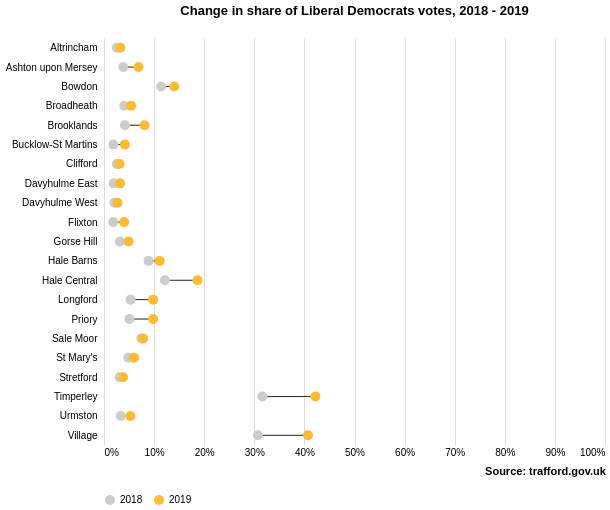

Write a Vega-Lite specification for this figure.
### Vega-Lite specification from a JSON file in a GitHub repository (floating-point values rounded to 4 significant figures)
{"$schema": "https://vega.github.io/schema/vega-lite/v3.json", "description": "Visualisation showing how the share of votes for the Liberal Democrats has changed between the Trafford local elections in 2018 and 2019.", "autosize": {"type": "fit"}, "width": 600, "height": 500, "title": {"text": "Change in share of Liberal Democrats votes, 2018 - 2019", "offset": 20}, "data": {"values": [{"area_code": "E05000819", "area_name": "Altrincham", "year": 2018, "electorate": 8892, "ballots_issued": 8266, "spoiled_ballots": 257, "percentage_turnout": 46.5, "conservative_vote": 2728, "green_vote": 3565, "labour_vote": 1501, "liberal_democrats_vote": 211, "ukip_vote": "NA"}, {"area_code": "E05000820", "area_name": "Ashton upon Mersey", "year": 2018, "electorate": 7617, "ballots_issued": 3590, "spoiled_ballots": 6, "percentage_turnout": 47.1, "conservative_vote": 1677, "green_vote": 148, "labour_vote": 1568, "liberal_democrats_vote": 138, "ukip_vote": 53}, {"area_code": "E05000821", "area_name": "Bowdon", "year": 2018, "electorate": 7335, "ballots_issued": 3121, "spoiled_ballots": 5, "percentage_turnout": 42.5, "conservative_vote": 2130, "green_vote": 169, "labour_vote": 422, "liberal_democrats_vote": 356, "ukip_vote": 39}, {"area_code": "E05000822", "area_name": "Broadheath", "year": 2018, "electorate": 9891, "ballots_issued": 4218, "spoiled_ballots": 5, "percentage_turnout": 42.6, "conservative_vote": 1716, "green_vote": 160, "labour_vote": 2077, "liberal_democrats_vote": 170, "ukip_vote": 56}, {"area_code": "E05000823", "area_name": "Brooklands", "year": 2018, "electorate": 7844, "ballots_issued": 4080, "spoiled_ballots": 4, "percentage_turnout": 52, "conservative_vote": 1755, "green_vote": 155, "labour_vote": 1939, "liberal_democrats_vote": 170, "ukip_vote": 55}, {"area_code": "E05000824", "area_name": "Bucklow-St Martins", "year": 2018, "electorate": 7101, "ballots_issued": 2027, "spoiled_ballots": 4, "percentage_turnout": 28.5, "conservative_vote": 424, "green_vote": 44, "labour_vote": 1427, "liberal_democrats_vote": 38, "ukip_vote": 90}, {"area_code": "E05000825", "area_name": "Clifford", "year": 2018, "electorate": 8183, "ballots_issued": 3212, "spoiled_ballots": 8, "percentage_turnout": 39.3, "conservative_vote": 165, "green_vote": 255, "labour_vote": 2702, "liberal_democrats_vote": 82, "ukip_vote": "NA"}, {"area_code": "E05000826", "area_name": "Davyhulme East", "year": 2018, "electorate": 7758, "ballots_issued": 3837, "spoiled_ballots": 2, "percentage_turnout": 49.5, "conservative_vote": 1388, "green_vote": 100, "labour_vote": 2205, "liberal_democrats_vote": 73, "ukip_vote": 69}, {"area_code": "E05000827", "area_name": "Davyhulme West", "year": 2018, "electorate": 7696, "ballots_issued": 3884, "spoiled_ballots": 3, "percentage_turnout": 50.5, "conservative_vote": 1403, "green_vote": 71, "labour_vote": 2230, "liberal_democrats_vote": 81, "ukip_vote": 96}, {"area_code": "E05000828", "area_name": "Flixton", "year": 2018, "electorate": 8290, "ballots_issued": 4562, "spoiled_ballots": 2, "percentage_turnout": 55, "conservative_vote": 1528, "green_vote": 125, "labour_vote": 2732, "liberal_democrats_vote": 84, "ukip_vote": 91}, {"area_code": "E05000829", "area_name": "Gorse Hill", "year": 2018, "electorate": 8357, "ballots_issued": 2799, "spoiled_ballots": 6, "percentage_turnout": 33.5, "conservative_vote": 485, "green_vote": 115, "labour_vote": 2039, "liberal_democrats_vote": 88, "ukip_vote": 66}, {"area_code": "E05000830", "area_name": "Hale Barns", "year": 2018, "electorate": 7431, "ballots_issued": 2900, "spoiled_ballots": 6, "percentage_turnout": 39, "conservative_vote": 1932, "green_vote": 95, "labour_vote": 477, "liberal_democrats_vote": 258, "ukip_vote": "NA"}, {"area_code": "E05000831", "area_name": "Hale Central", "year": 2018, "electorate": 7440, "ballots_issued": 2999, "spoiled_ballots": 7, "percentage_turnout": 40.3, "conservative_vote": 1604, "green_vote": 166, "labour_vote": 809, "liberal_democrats_vote": 364, "ukip_vote": "NA"}, {"area_code": "E05000832", "area_name": "Longford", "year": 2018, "electorate": 9128, "ballots_issued": 3658, "spoiled_ballots": 8, "percentage_turnout": 40.1, "conservative_vote": 547, "green_vote": 238, "labour_vote": 2611, "liberal_democrats_vote": 194, "ukip_vote": 60}, {"area_code": "E05000833", "area_name": "Priory", "year": 2018, "electorate": 8191, "ballots_issued": 3352, "spoiled_ballots": 6, "percentage_turnout": 40.9, "conservative_vote": 988, "green_vote": 170, "labour_vote": 2018, "liberal_democrats_vote": 170, "ukip_vote": "NA"}, {"area_code": "E05000834", "area_name": "St Mary's", "year": 2018, "electorate": 8597, "ballots_issued": 3432, "spoiled_ballots": 8, "percentage_turnout": 39.9, "conservative_vote": 2053, "green_vote": 149, "labour_vote": 1054, "liberal_democrats_vote": 167, "ukip_vote": "NA"}, {"area_code": "E05000835", "area_name": "Sale Moor", "year": 2018, "electorate": 7632, "ballots_issued": 2777, "spoiled_ballots": 5, "percentage_turnout": 36.4, "conservative_vote": 971, "green_vote": 161, "labour_vote": 1433, "liberal_democrats_vote": 207, "ukip_vote": "NA"}, {"area_code": "E05000836", "area_name": "Stretford", "year": 2018, "electorate": 7928, "ballots_issued": 3130, "spoiled_ballots": 8, "percentage_turnout": 39.5, "conservative_vote": 490, "green_vote": 211, "labour_vote": 2231, "liberal_democrats_vote": 98, "ukip_vote": 92}, {"area_code": "E05000837", "area_name": "Timperley", "year": 2018, "electorate": 8479, "ballots_issued": 4204, "spoiled_ballots": 8, "percentage_turnout": 49.6, "conservative_vote": 1694, "green_vote": 113, "labour_vote": 718, "liberal_democrats_vote": 1329, "ukip_vote": "NA"}, {"area_code": "E05000838", "area_name": "Urmston", "year": 2018, "electorate": 8591, "ballots_issued": 3890, "spoiled_ballots": 7, "percentage_turnout": 45.3, "conservative_vote": 1217, "green_vote": 155, "labour_vote": 2243, "liberal_democrats_vote": 130, "ukip_vote": 138}, {"area_code": "E05000839", "area_name": "Village", "year": 2018, "electorate": 7929, "ballots_issued": 3267, "spoiled_ballots": 6, "percentage_turnout": 41.2, "conservative_vote": 1331, "green_vote": 73, "labour_vote": 742, "liberal_democrats_vote": 1003, "ukip_vote": 106}, {"area_code": "E05000819", "area_name": "Altrincham", "year": 2019, "electorate": 8867, "ballots_issued": 3898, "spoiled_ballots": 20, "percentage_turnout": 44, "conservative_vote": 1057, "green_vote": 2377, "labour_vote": 313, "liberal_democrats_vote": 128, "ukip_vote": "NA"}, {"area_code": "E05000820", "area_name": "Ashton upon Mersey", "year": 2019, "electorate": 7500, "ballots_issued": 3588, "spoiled_ballots": 8, "percentage_turnout": 47.8, "conservative_vote": 1398, "green_vote": 273, "labour_vote": 1535, "liberal_democrats_vote": 247, "ukip_vote": 127}, {"area_code": "E05000821", "area_name": "Bowdon", "year": 2019, "electorate": 7242, "ballots_issued": 2929, "spoiled_ballots": 31, "percentage_turnout": 40.4, "conservative_vote": 1727, "green_vote": 411, "labour_vote": 351, "liberal_democrats_vote": 411, "ukip_vote": "NA"}, {"area_code": "E05000822", "area_name": "Broadheath", "year": 2019, "electorate": 9960, "ballots_issued": 4048, "spoiled_ballots": 17, "percentage_turnout": 40.6, "conservative_vote": 1219, "green_vote": 346, "labour_vote": 1904, "liberal_democrats_vote": 219, "ukip_vote": 255}, {"area_code": "E05000823", "area_name": "Brooklands", "year": 2019, "electorate": 7735, "ballots_issued": 3683, "spoiled_ballots": 18, "percentage_turnout": 47.6, "conservative_vote": 1295, "green_vote": 309, "labour_vote": 1587, "liberal_democrats_vote": 298, "ukip_vote": 174}, {"area_code": "E05000824", "area_name": "Bucklow-St Martins", "year": 2019, "electorate": 7060, "ballots_issued": 1824, "spoiled_ballots": 16, "percentage_turnout": 25.8, "conservative_vote": 327, "green_vote": 134, "labour_vote": 988, "liberal_democrats_vote": 76, "ukip_vote": 283}, {"area_code": "E05000825", "area_name": "Clifford", "year": 2019, "electorate": 8351, "ballots_issued": 3012, "spoiled_ballots": 10, "percentage_turnout": 36.1, "conservative_vote": 155, "green_vote": 378, "labour_vote": 2375, "liberal_democrats_vote": 93, "ukip_vote": "NA"}, {"area_code": "E05000826", "area_name": "Davyhulme East", "year": 2019, "electorate": 7700, "ballots_issued": 3177, "spoiled_ballots": 13, "percentage_turnout": 41.3, "conservative_vote": 695, "green_vote": 184, "labour_vote": 1929, "liberal_democrats_vote": 102, "ukip_vote": 253}, {"area_code": "E05000827", "area_name": "Davyhulme West", "year": 2019, "electorate": 7638, "ballots_issued": 3179, "spoiled_ballots": 11, "percentage_turnout": 41.6, "conservative_vote": 965, "green_vote": 150, "labour_vote": 1704, "liberal_democrats_vote": 86, "ukip_vote": 279}, {"area_code": "E05000828", "area_name": "Flixton", "year": 2019, "electorate": 8322, "ballots_issued": 3787, "spoiled_ballots": 13, "percentage_turnout": 45.5, "conservative_vote": 915, "green_vote": 217, "labour_vote": 2203, "liberal_democrats_vote": 152, "ukip_vote": 287}, {"area_code": "E05000829", "area_name": "Gorse Hill", "year": 2019, "electorate": 8391, "ballots_issued": 2620, "spoiled_ballots": 14, "percentage_turnout": 31.2, "conservative_vote": 310, "green_vote": 252, "labour_vote": 1703, "liberal_democrats_vote": 129, "ukip_vote": 212}, {"area_code": "E05000830", "area_name": "Hale Barns", "year": 2019, "electorate": 7362, "ballots_issued": 2817, "spoiled_ballots": 8, "percentage_turnout": 38.3, "conservative_vote": 1613, "green_vote": 196, "labour_vote": 378, "liberal_democrats_vote": 313, "ukip_vote": 144}, {"area_code": "E05000831", "area_name": "Hale Central", "year": 2019, "electorate": 7388, "ballots_issued": 2973, "spoiled_ballots": 29, "percentage_turnout": 40.2, "conservative_vote": 1430, "green_vote": 512, "labour_vote": 447, "liberal_democrats_vote": 555, "ukip_vote": "NA"}, {"area_code": "E05000832", "area_name": "Longford", "year": 2019, "electorate": 9098, "ballots_issued": 3242, "spoiled_ballots": 32, "percentage_turnout": 35.6, "conservative_vote": 336, "green_vote": 406, "labour_vote": 2150, "liberal_democrats_vote": 318, "ukip_vote": "NA"}, {"area_code": "E05000833", "area_name": "Priory", "year": 2019, "electorate": 8052, "ballots_issued": 3109, "spoiled_ballots": 11, "percentage_turnout": 38.6, "conservative_vote": 679, "green_vote": 404, "labour_vote": 1511, "liberal_democrats_vote": 305, "ukip_vote": 199}, {"area_code": "E05000834", "area_name": "St Mary's", "year": 2019, "electorate": 8611, "ballots_issued": 3126, "spoiled_ballots": 13, "percentage_turnout": 36.3, "conservative_vote": 1527, "green_vote": 294, "labour_vote": 920, "liberal_democrats_vote": 188, "ukip_vote": 184}, {"area_code": "E05000835", "area_name": "Sale Moor", "year": 2019, "electorate": 7549, "ballots_issued": 2601, "spoiled_ballots": 32, "percentage_turnout": 34.5, "conservative_vote": 664, "green_vote": 355, "labour_vote": 1347, "liberal_democrats_vote": 203, "ukip_vote": "NA"}, {"area_code": "E05000836", "area_name": "Stretford", "year": 2019, "electorate": 7843, "ballots_issued": 2804, "spoiled_ballots": 12, "percentage_turnout": 35.8, "conservative_vote": 329, "green_vote": 304, "labour_vote": 1843, "liberal_democrats_vote": 107, "ukip_vote": 208}, {"area_code": "E05000837", "area_name": "Timperley", "year": 2019, "electorate": 8410, "ballots_issued": 3918, "spoiled_ballots": 23, "percentage_turnout": 46.6, "conservative_vote": 1266, "green_vote": 423, "labour_vote": "NA", "liberal_democrats_vote": 1653, "ukip_vote": 187}, {"area_code": "E05000838", "area_name": "Urmston", "year": 2019, "electorate": 8472, "ballots_issued": 3394, "spoiled_ballots": 17, "percentage_turnout": 40.1, "conservative_vote": 724, "green_vote": 290, "labour_vote": 1844, "liberal_democrats_vote": 179, "ukip_vote": 340}, {"area_code": "E05000839", "area_name": "Village", "year": 2019, "electorate": 7905, "ballots_issued": 3217, "spoiled_ballots": 18, "percentage_turnout": 40.7, "conservative_vote": 942, "green_vote": 196, "labour_vote": 456, "liberal_democrats_vote": 1310, "ukip_vote": 295}]}, "transform": [{"calculate": "(datum.liberal_democrats_vote/datum.ballots_issued)", "as": "vote_percentage"}], "encoding": {"x": {"field": "vote_percentage", "type": "quantitative", "scale": {"domain": [0, 1]}, "axis": {"title": "Source: trafford.gov.uk", "titleX": 441, "titleY": 20, "format": "%"}}, "y": {"field": "area_name", "type": "nominal", "axis": {"title": null, "offset": 5, "ticks": false, "minExtent": 70, "domain": false}}}, "layer": [{"mark": "line", "encoding": {"detail": {"field": "area_name", "type": "nominal"}, "color": {"value": "#212121"}, "size": {"value": 1}}}, {"mark": {"type": "point", "filled": true}, "encoding": {"color": {"field": "year", "type": "ordinal", "scale": {"domain": [2018, 2019], "range": ["#ccc", "#fdbb30"]}, "legend": {"title": null, "orient": "bottom", "direction": "horizontal"}}, "size": {"value": 100}, "opacity": {"value": 1}, "tooltip": [{"field": "vote_percentage", "type": "quantitative", "title": "Share of votes", "format": ".1%"}]}}], "config": {"style": {"cell": {"stroke": "transparent"}}, "axis": {"ticks": false, "domainColor": null}}}
